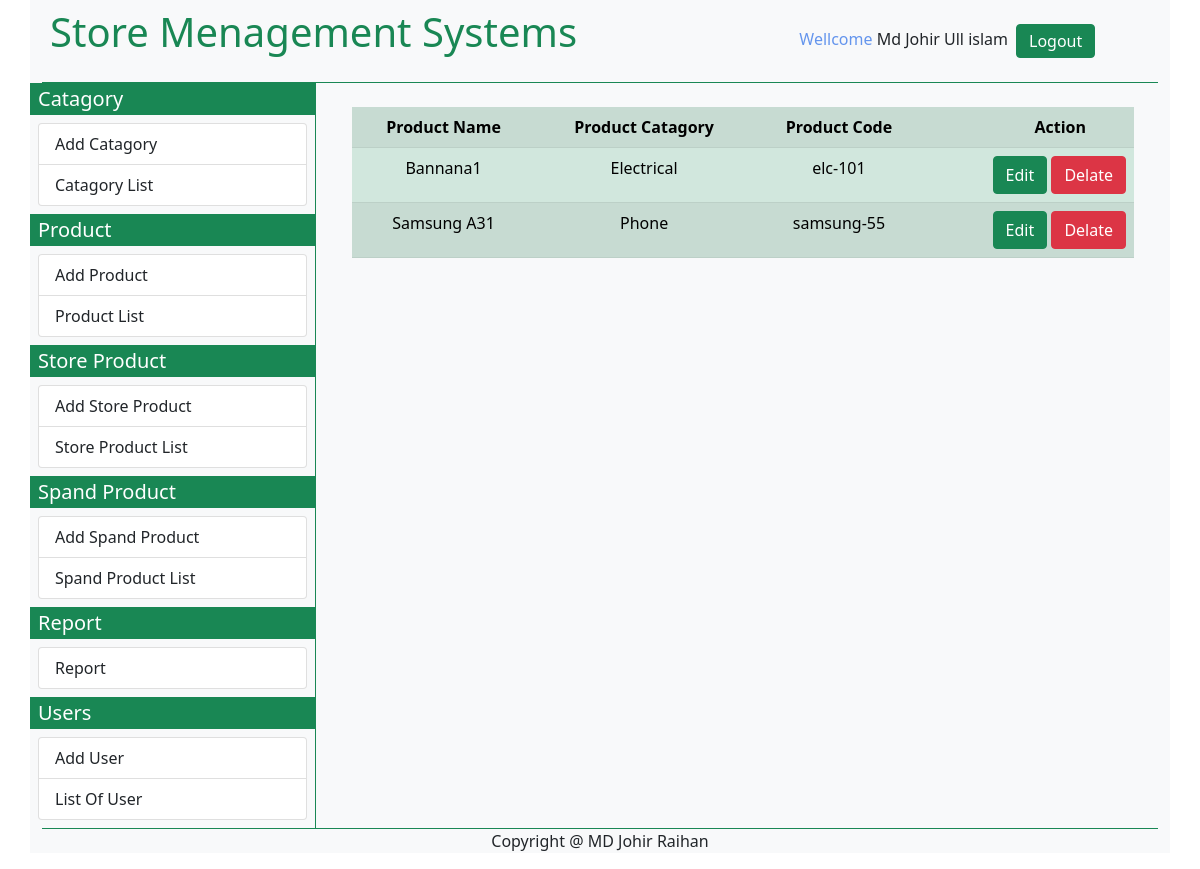
The page /StoreMS/list_of_product.php (signed in) on the database its author committed.
### tables this page shows
CREATE TABLE `product` (
  `id` int(11) NOT NULL,
  `product_name` varchar(30) NOT NULL,
  `product_catagory` int(3) NOT NULL,
  `product_code` varchar(10) NOT NULL,
  `product_entry_date` varchar(10) NOT NULL
);

### StoreMS/list_of_product.php (the view, shortened to what this page needs)
<?php
    require ('connection.php');
    $user_first_name= $_SESSION['user_first_name'];
    $user_last_name= $_SESSION['user_last_name'];
    if(!empty($user_first_name) && !empty($user_last_name)){
    $sql1 ="SELECT * FROM catagory";
    $query1 =$conn ->query($sql1);
    $data_list=array();
   while ( $data1 =mysqli_fetch_assoc($query1)){
    $catagory_id  =$data1 ['catagory_id'];
    $catagory_name =$data1 ['catagory_name'];
    $data_list [$catagory_id] = $catagory_name;
   }
?>
<!DOCTYPE html>
<html lang="en">
<head>
    <link href="https://cdn.jsdelivr.net/npm/bootstrap@5.0.2/dist/css/bootstrap.min.css" rel="stylesheet">
    <link rel="stylesheet" href="https://cdnjs.cloudflare.com/ajax/libs/font-awesome/6.4.0/css/all.min.css">
</head>
<body>
<div class="container bg-light">
      <div class="container-fluied border-bottom border-success">
      <?php include('top_bar.php'); ?>
      </div>
      <div class="container-fluied">
        <div class="row bg-light">
          <div class="col-sm-3 p-0 m-0">
          <?php include('left_bar.php') ?>
          </div>
          <div class="col-sm-9 border-start border-success">
          <div class="container p-4">
          <?php
    $sql= "SELECT * FROM product";
    $query =$conn ->query($sql);
    echo "<table class='table table-success table-striped table-hover'>
    <tr>
     <th class='text-center'>Product Name </th>
     <th class='text-center'>Product Catagory</th>
     <th class='text-center'>Product Code</th>
     <th class='text-end px-5'>Action</th>
    ";
    while ( $data = mysqli_fetch_assoc($query)){
        $id= $data ['id'];
        $product_name= $data ['product_name'];
        $product_catagory= $data ['product_catagory'];
        $product_code= $data ['product_code'];
        echo " <tr>
            <td class='text-center'>$product_name</td>
            <td class='text-center'>$data_list[$product_catagory]</td>
            <td class='text-center'> $product_code</td>
            <td class='text-end'>
            <a href='edit_product.php? id=$id' class='btn btn-success'>Edit</a>
            <a href='edit_product.php? id=$id' class='btn btn-danger'>Delate</a>
            </td>
        </tr> ";
    }
    echo "</tr> </table>";
    ?>
          </div>
            </div>
            </div>
             </div>
                <div class="container-fluied border-top border-success">
                 <?php include('bottombar.php')?>
             </div>
    </div>
</body>
</html>
<?php
}
else{
    header('location:login.php');
}
?>

### rows shown on the page
product: product_name "Bannana1", product_catagory "Electrical", product_code "elc-101"
product: product_name "Samsung A31", product_catagory "Phone", product_code "samsung-55"

### other values the page prints
$user_first_name "Md Johir"
$user_last_name "Ull islam"
